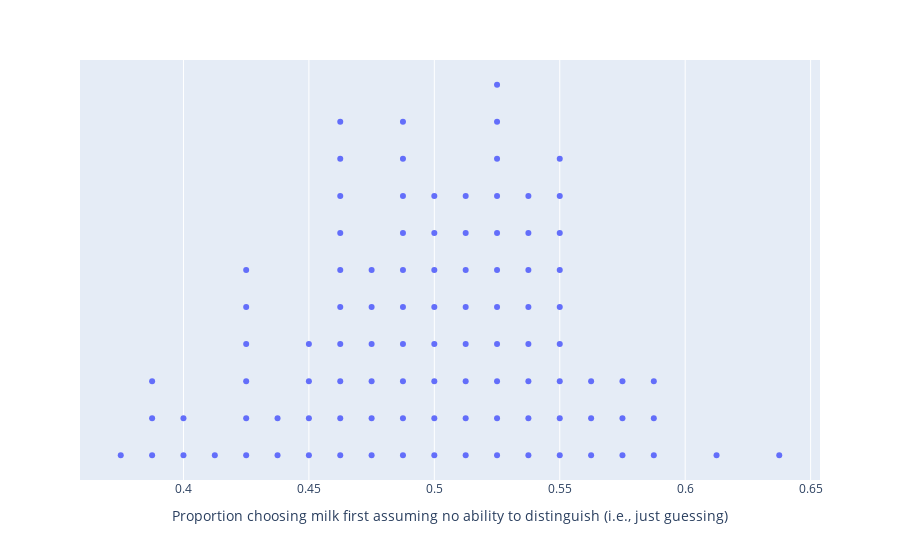

The code cell stored with this chart in its notebook:
### Markdown cell above
### Consider a (one-sided) hypothesis test on the basis of the following simulated sampling distribution of the test statistic assuming the NULL hypothesis is true.  For simplicity, this distribution shows the results of only **100** simulations, but in practice this likely wouldn't provide very good p-value resolution refinement.

### Code cell
np.random.seed(200)
reps = 100
num_observations = 80
test_stat = 49/num_observations
sim_results = []


for i in range(reps):
    sim = np.random.choice(["Milk first", "Tea first"], size=num_observations)
    sim_results += [np.count_nonzero(sim == "Milk first") / num_observations]
    
# Code below to output a dotplot. Ignore the "Number" attribute on each dot
encountered_so_far = {}
sim_results_height = []
for entry in sim_results:
    if entry not in encountered_so_far:
        encountered_so_far[entry] = 1
    else:
        encountered_so_far[entry] += 1
    sim_results_height.append(encountered_so_far[entry])

dataframe = pd.DataFrame({'Proportion Milk First': sim_results, 'Number': sim_results_height})
fig = px.scatter(dataframe, x='Proportion Milk First', y='Number')
fig.update_layout(xaxis_title="Proportion choosing milk first assuming no ability to distinguish (i.e., just guessing)")
fig.update_yaxes(visible=False)
fig.show()

### Figure 1 — Plotly figure (JSON) as saved in the notebook; plotly's stock layout.template omitted (floating-point values rounded to 4 significant figures)
{"data": [{"hovertemplate": "Proportion Milk First=%{x}<br>Number=%{y}<extra></extra>", "legendgroup": "", "marker": {"color": "#636efa", "symbol": "circle"}, "mode": "markers", "name": "", "orientation": "v", "showlegend": false, "type": "scatter", "x": [0.5375, 0.4125, 0.55, 0.5, 0.525, 0.55, 0.425, 0.4875, 0.55, 0.5, 0.5375, 0.5875, 0.475, 0.575, 0.4625, 0.4375, 0.4, 0.5375, 0.4625, 0.5875, 0.525, 0.525, 0.5125, 0.4, 0.5375, 0.5, 0.55, 0.475, 0.4625, 0.5125, 0.45, 0.5875, 0.3875, 0.475, 0.55, 0.575, 0.5125, 0.4875, 0.5125, 0.4875, 0.525, 0.5375, 0.55, 0.575, 0.5375, 0.475, 0.5, 0.5, 0.3875, 0.5625, 0.525, 0.4625, 0.5125, 0.45, 0.5375, 0.475, 0.425, 0.4375, 0.5125, 0.55, 0.4625, 0.4875, 0.5375, 0.4875, 0.5125, 0.375, 0.5, 0.5, 0.425, 0.45, 0.525, 0.525, 0.55, 0.425, 0.4875, 0.5125, 0.525, 0.4875, 0.3875, 0.6375, 0.4875, 0.525, 0.5625, 0.4625, 0.4625, 0.55, 0.4875, 0.5625, 0.4625, 0.45, 0.525, 0.525, 0.425, 0.4625, 0.4625, 0.475, 0.6125, 0.425, 0.4875, 0.5], "xaxis": "x", "y": [1, 1, 1, 1, 1, 2, 1, 1, 3, 2, 2, 1, 1, 1, 1, 1, 1, 3, 2, 2, 2, 3, 1, 2, 4, 3, 4, 2, 3, 2, 1, 3, 1, 3, 5, 2, 3, 2, 4, 3, 4, 5, 6, 3, 6, 4, 4, 5, 2, 1, 5, 4, 5, 2, 7, 5, 2, 2, 6, 7, 5, 4, 8, 5, 7, 1, 6, 7, 3, 3, 6, 7, 8, 4, 6, 8, 8, 7, 3, 1, 8, 9, 2, 6, 7, 9, 9, 3, 8, 4, 10, 11, 5, 9, 10, 6, 1, 6, 10, 8], "yaxis": "y"}], "layout": {"legend": {"tracegroupgap": 0}, "margin": {"t": 60}, "xaxis": {"anchor": "y", "domain": [0, 1], "title": {"text": "Proportion choosing milk first assuming no ability to distinguish (i.e., just guessing)"}}, "yaxis": {"anchor": "x", "domain": [0, 1], "title": {"text": "Number"}, "visible": false}}}
